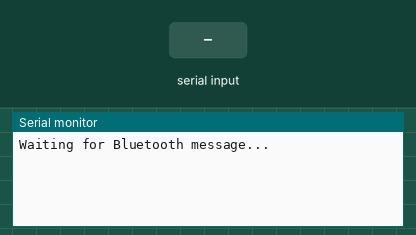
Simulated run of this sketch. Board: Arduino Uno, built with avr-gcc and run on an emulated ATmega328P. On the bench: the last lines printed to the serial monitor. The test bench sets the inputs (shaded band).

Above: at 1.2 s.
1.3 s: "1" received over the second serial link
At 2.3 s:
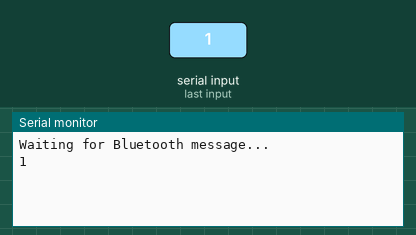
2.8 s: "0" received over the second serial link
At 3.5 s:
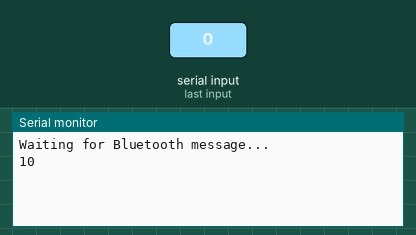

Measured:
- after the input at 1.3 s, the serial monitor: prints a new line at once (image 1)
- after the input at 2.8 s, the serial monitor: prints a new line at once (image 2)

The sketch:

ReceiveText.ino
```cpp
#include <SoftwareSerial.h>

SoftwareSerial BTSerial(10, 11); // RX, TX (Arduino pins)

void setup() {
  Serial.begin(9600);        // For serial monitor
  BTSerial.begin(9600);      // Default baud rate for HC-05
  Serial.println("Waiting for Bluetooth message...");
}

void loop() {
  // Read from HC-05 and print to Serial
  if (BTSerial.available()) {
    char c = BTSerial.read();
    Serial.write(c);         // Print Bluetooth message to Serial Monitor
  }

  // This part is optional, lets you send from Serial Monitor to Bluetooth:
  if (Serial.available()) {
    BTSerial.write(Serial.read());
  }
}
```
